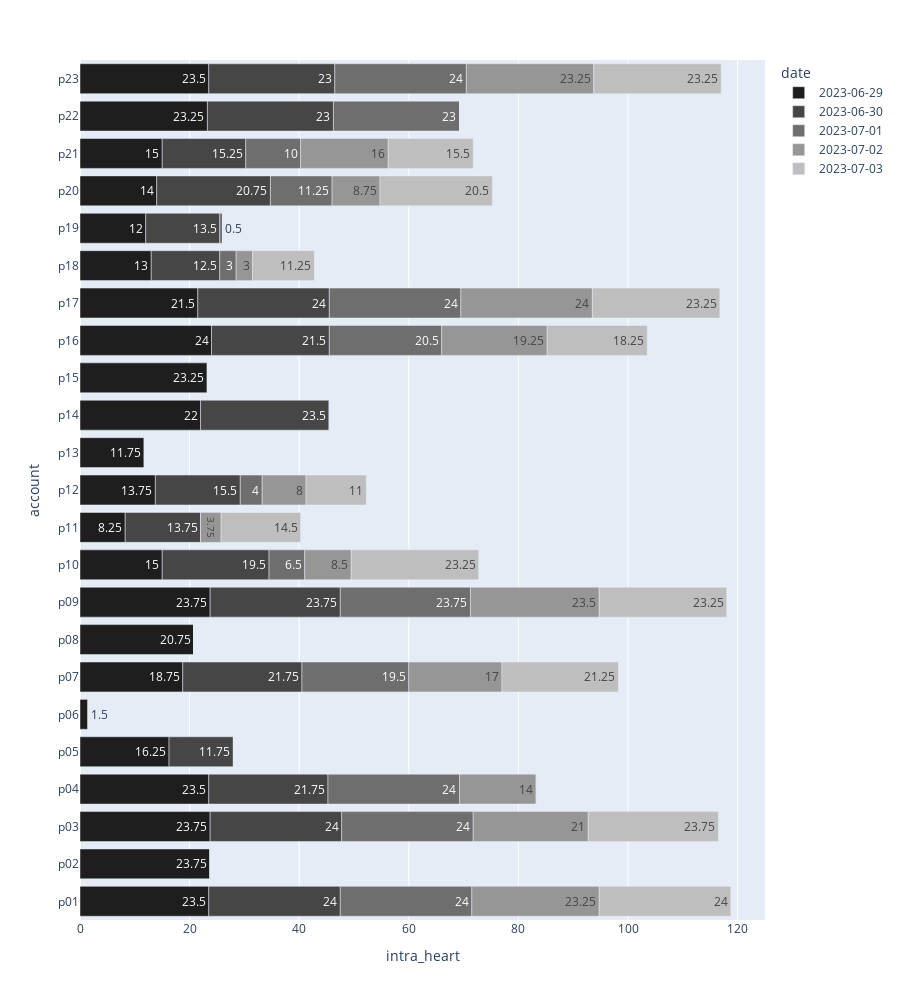

The code cell stored with this chart in its notebook:
### Code cell
grey_colors = [
    'rgb(30,30,30)',    # Very dark grey
    'rgb(70,70,70)',    # Dark grey
    'rgb(110,110,110)', # Medium-dark grey
    'rgb(150,150,150)', # Medium grey
    'rgb(190,190,190)', # Medium-light grey
    'rgb(220,220,220)', # Light grey
    'rgb(245,245,245)'  # Very light grey, almost white
]

fig = px.bar(WEEK1, x="intra_heart", y="account", color="date", orientation='h', text_auto=True, color_discrete_sequence=grey_colors)
fig.update_layout(height=1000)
fig.write_html("../data_monitoring/noteFolder/intra_heart.html")
fig.show()

### Figure 1 — Plotly figure (JSON) as saved in the notebook; plotly's stock layout.template omitted (floating-point values rounded to 4 significant figures)
{"data": [{"alignmentgroup": "True", "hovertemplate": "date=2023-06-29<br>intra_heart=%{x}<br>account=%{y}<extra></extra>", "legendgroup": "2023-06-29", "marker": {"color": "rgb(30,30,30)", "pattern": {"shape": ""}}, "name": "2023-06-29", "offsetgroup": "2023-06-29", "orientation": "h", "showlegend": true, "textposition": "auto", "texttemplate": "%{x}", "type": "bar", "x": [23.5, 23.75, 23.75, 23.5, 16.25, 1.5, 18.75, 20.75, 23.75, 15, 8.25, 13.75, 11.75, 22, 23.25, 24, 21.5, 13, 12, 14, 15, 23.25, 23.5], "xaxis": "x", "y": ["p01", "p02", "p03", "p04", "p05", "p06", "p07", "p08", "p09", "p10", "p11", "p12", "p13", "p14", "p15", "p16", "p17", "p18", "p19", "p20", "p21", "p22", "p23"], "yaxis": "y"}, {"alignmentgroup": "True", "hovertemplate": "date=2023-06-30<br>intra_heart=%{x}<br>account=%{y}<extra></extra>", "legendgroup": "2023-06-30", "marker": {"color": "rgb(70,70,70)", "pattern": {"shape": ""}}, "name": "2023-06-30", "offsetgroup": "2023-06-30", "orientation": "h", "showlegend": true, "textposition": "auto", "texttemplate": "%{x}", "type": "bar", "x": [24, 0, 24, 21.75, 11.75, 0, 21.75, 0, 23.75, 19.5, 13.75, 15.5, 0, 23.5, 0, 21.5, 24, 12.5, 13.5, 20.75, 15.25, 23, 23], "xaxis": "x", "y": ["p01", "p02", "p03", "p04", "p05", "p06", "p07", "p08", "p09", "p10", "p11", "p12", "p13", "p14", "p15", "p16", "p17", "p18", "p19", "p20", "p21", "p22", "p23"], "yaxis": "y"}, {"alignmentgroup": "True", "hovertemplate": "date=2023-07-01<br>intra_heart=%{x}<br>account=%{y}<extra></extra>", "legendgroup": "2023-07-01", "marker": {"color": "rgb(110,110,110)", "pattern": {"shape": ""}}, "name": "2023-07-01", "offsetgroup": "2023-07-01", "orientation": "h", "showlegend": true, "textposition": "auto", "texttemplate": "%{x}", "type": "bar", "x": [24, 0, 24, 24, 0, 0, 19.5, 0, 23.75, 6.5, 0, 4, 0, 0, 0, 20.5, 24, 3, 0.5, 11.25, 10, 23, 24], "xaxis": "x", "y": ["p01", "p02", "p03", "p04", "p05", "p06", "p07", "p08", "p09", "p10", "p11", "p12", "p13", "p14", "p15", "p16", "p17", "p18", "p19", "p20", "p21", "p22", "p23"], "yaxis": "y"}, {"alignmentgroup": "True", "hovertemplate": "date=2023-07-02<br>intra_heart=%{x}<br>account=%{y}<extra></extra>", "legendgroup": "2023-07-02", "marker": {"color": "rgb(150,150,150)", "pattern": {"shape": ""}}, "name": "2023-07-02", "offsetgroup": "2023-07-02", "orientation": "h", "showlegend": true, "textposition": "auto", "texttemplate": "%{x}", "type": "bar", "x": [23.25, 0, 21, 14, 0, 0, 17, 0, 23.5, 8.5, 3.75, 8, 0, 0, 0, 19.25, 24, 3, 0, 8.75, 16, 0, 23.25], "xaxis": "x", "y": ["p01", "p02", "p03", "p04", "p05", "p06", "p07", "p08", "p09", "p10", "p11", "p12", "p13", "p14", "p15", "p16", "p17", "p18", "p19", "p20", "p21", "p22", "p23"], "yaxis": "y"}, {"alignmentgroup": "True", "hovertemplate": "date=2023-07-03<br>intra_heart=%{x}<br>account=%{y}<extra></extra>", "legendgroup": "2023-07-03", "marker": {"color": "rgb(190,190,190)", "pattern": {"shape": ""}}, "name": "2023-07-03", "offsetgroup": "2023-07-03", "orientation": "h", "showlegend": true, "textposition": "auto", "texttemplate": "%{x}", "type": "bar", "x": [24, 0, 23.75, 0, 0, 0, 21.25, 0, 23.25, 23.25, 14.5, 11, 0, 0, 0, 18.25, 23.25, 11.25, 0, 20.5, 15.5, 0, 23.25], "xaxis": "x", "y": ["p01", "p02", "p03", "p04", "p05", "p06", "p07", "p08", "p09", "p10", "p11", "p12", "p13", "p14", "p15", "p16", "p17", "p18", "p19", "p20", "p21", "p22", "p23"], "yaxis": "y"}], "layout": {"barmode": "relative", "height": 1000, "legend": {"title": {"text": "date"}, "tracegroupgap": 0}, "margin": {"t": 60}, "xaxis": {"anchor": "y", "domain": [0, 1], "title": {"text": "intra_heart"}}, "yaxis": {"anchor": "x", "domain": [0, 1], "title": {"text": "account"}}}}
